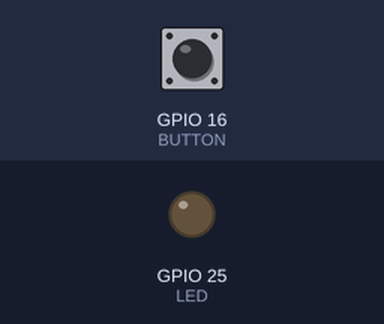
Recording of a sketch running on a simulated ESP32. Parts: output pins drawn as LEDs (lit = HIGH). Inputs (shaded band) come from the test bench; at power-on: GPIO 16 (BUTTON) HIGH.

Above: at 1.2 s.
1.3 s: GPIO 16 (BUTTON) pulled LOW for 0.15 s
At 1.37 s:
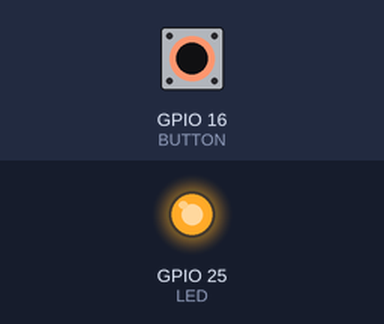
2.9 s: GPIO 16 (BUTTON) pulled LOW for 3.2 s
At 6.8 s:
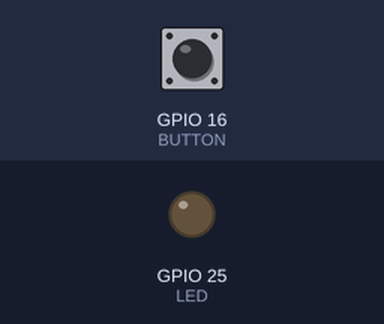
Timing chart, 0 to 8.3 s (numbered marks = the images above; inputs shaded):
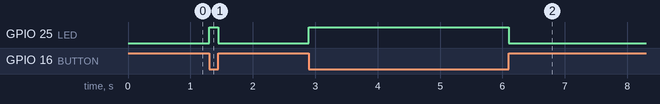

Measured:
- after the input at 1.3 s, GPIO 25 (LED): LOW → HIGH at once, → LOW 0.15 s later
- after the input at 2.9 s, GPIO 25 (LED): LOW → HIGH at once, → LOW 3.2 s later

The sketch:

button_interupt.ino
```cpp
/*
 Przykład przedstawiający zapalenie diody po naciśnięciu przycisku, przy użyciu przerwania.

 Funkcja pinMode oraz digitalWrite może się przydać przy sterowaniu silników.
Przerwanie działa tak że kiedy zostanie wykryty odpowiedni stan na odpowiednim pinie
to mikrokontroler przerywa aktulanie wykonany kod i uruchamia funkcję przypisaną do
do odpowiedniego pinu. Gdy się wykona powraca on do miesjca w głównym kodzie w którym
praca została przerwana.
*/

//opcjonalne na Arduino IDE
#include <Arduino.h>

// wbudowana w pico dioda LED na pinie 25
#define LED 25

// podłącz przycisku do tego pinu, może być dowolny inny pin
#define BUTTON 16

void zmieni_przycisk()
{
  digitalWrite(LED,!digitalRead(BUTTON));
}


void setup() {
  // put your setup code here, to run once:

  // ustawienie pinu 25 jako wyjście
  pinMode(LED,OUTPUT);

  // ustawienie pinu z przyciskiem na wejście z wenwnętrznym rezystorem podpiętym do zasilania
  pinMode(BUTTON,INPUT_PULLUP);

  // tak też można ale do pinu musisz jeszcze podpiąć rezystor podciągnięty do zasilania
  //pinMode(BUTTON,INPUT);

  //ustawienie LED w stan niski (równoważne z zgaszeniem diody)
  digitalWrite(LED,LOW);

  //funkcja zmieni_przycsik włączy się kiedy zostanie wykryta zmianna stanu na pinie BUTTON.
  attachInterrupt(BUTTON,zmieni_przycisk,CHANGE);

}

void loop() {
// wyszstko wykonuje przerwanie :)
}
```
